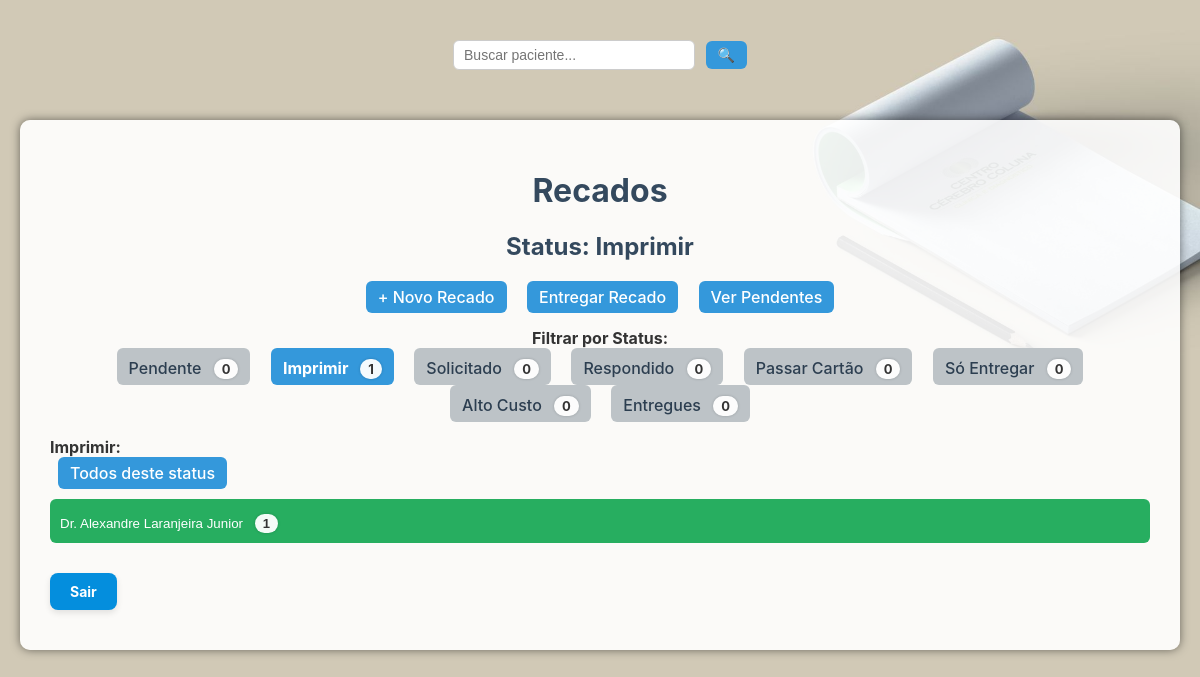
The page /listar?status=imprimir (signed in) on the database as committed earlier.
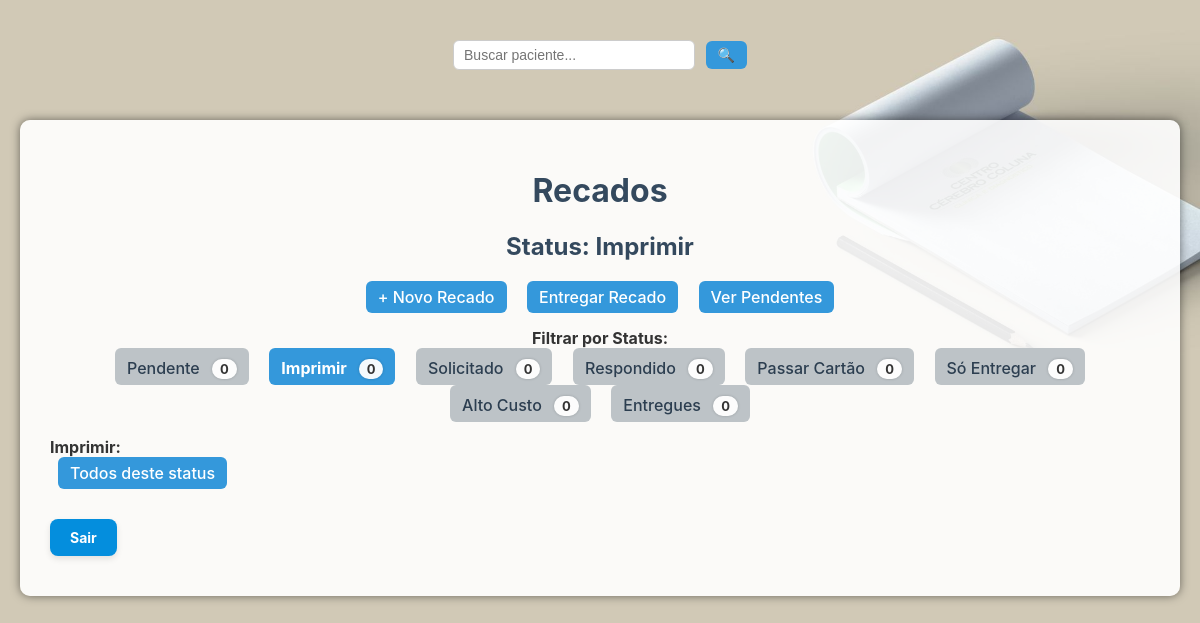
The same page on the database as committed later.
### tables this page shows
CREATE TABLE recados (
            id INTEGER PRIMARY KEY AUTOINCREMENT,
            medico TEXT NOT NULL,
            prioridade TEXT NOT NULL,
            nome_paciente TEXT NOT NULL,
            data_nascimento TEXT NOT NULL,
            telefone TEXT NOT NULL,
            convenio TEXT,
            descricao TEXT,
            status TEXT DEFAULT 'pendente',
            usuario TEXT NOT NULL,
            data_cadastro TEXT NOT NULL
        , finalizado_por TEXT);

### app.py (the view)
@app.route('/listar')
@login_requerido(['responsavel'])
def listar():
    status = request.args.get('status', 'pendente')
    busca = request.args.get('busca', '').strip()
    conexao = conectar_banco()
    cursor = conexao.cursor()
    if busca:
        cursor.execute(
            'SELECT * FROM recados WHERE status = ? AND nome_paciente LIKE ? ORDER BY medico, prioridade',
            (status, f'%{busca}%')
        )
    else:
        cursor.execute(
            'SELECT * FROM recados WHERE status = ? ORDER BY medico, data_cadastro',
            (status,)
        )
    recados = cursor.fetchall()
    cursor.execute('SELECT status, COUNT(*) as total FROM recados GROUP BY status')
    contagem_por_status = {row['status']: row['total'] for row in cursor.fetchall()}
    recados_por_medico = {}
    for recado in recados:
        medico = recado['medico']
        if medico not in recados_por_medico:
            recados_por_medico[medico] = []
        recados_por_medico[medico].append(recado)
    quantidades_por_medico = {
        medico: len(recados) for medico, recados in recados_por_medico.items()
    }
    cores_por_medico = {
        "Dr. Andre Salotto Rocha": "#3498db",
        "Dr. Fabiano Morais Nogueira": "#1abc9c",
        "Dr. Mario Jose Goes": "#3fdf0e",
        "Dr. Dionei Freitas de Morais": "#e67e22",
        "Dr. Felipe Oliveira Rodrigues": "#f546dd",
        "Dra. Raysa Moreira Aprigio": "#8e44ad",
        "Dr. Eduardo Carlos da Silva": "#e74c3c",
        "Dr. Lucas Crociati Meguins": "#16a085",
        "Dr. Sergio Luiz Ramin": "#f39c12",
        "Dr. Carlos Rocha": "#2c3e50",
        "Dr. Luis Fernando": "#141414",
        "Dr. Linoel Curado Valsechi": "#c0392b",
        "Dr. Ricardo Lourenço Caramanti": "#2980b9",
        "Dr. Alexandre Laranjeira Junior": "#27ae60",
        "Dr. Caique Alberto Dosualdo": "#d35400",
        "Dr. Demosthenes Santana": "#34495e",
        "Dr. Matheus Laurenti": "#0ef8c9"
    }
    conexao.close()
    return render_template(
        'listar.html',
        recados_por_medico=recados_por_medico,
        status=status,
        cores=cores_por_medico,
        quantidades_por_medico=quantidades_por_medico,
        contagem_por_status=contagem_por_status
    )

### app.py (called while the page is built)
def login_requerido(perfis_permitidos):
    def decorador(func):
        @wraps(func)
        def wrapper(*args, **kwargs):
            if 'usuario' not in session or session.get('perfil') not in perfis_permitidos:
                flash("Faça login para acessar essa página.", "warning")
                return redirect(url_for('login'))
            return func(*args, **kwargs)
        return wrapper
    return decorador

def conectar_banco():
    conexao = sqlite3.connect('recados.db')
    conexao.row_factory = sqlite3.Row
    return conexao

@app.template_filter('format_data')
def formatar_data_br(data_str):
    try:
        data_obj = datetime.strptime(data_str, '%Y-%m-%d %H:%M:%S')
        return data_obj.strftime('%d/%m/%Y')
    except:
        return data_str  # fallback caso a string esteja mal formatada

### templates/listar.html (shortened to what this page needs)
<!DOCTYPE html>
<html lang="pt-br">
  <head>
        <link rel="stylesheet" href="{{ url_for('static', filename='css/listar.css') }}">
    </head>
  <body class="fundo">
        <form action="{{ url_for('listar') }}" method="get" class="campo-busca">
            <input type="text" name="busca" placeholder="Buscar paciente..." value="{{ request.args.get('busca', '') }}">
            <button type="submit">🔍</button>
        </form>
        <div class="container">
        <h1>Recados</h1>
        <h2>Status:
            {% if status == 'entregue' %}Entregue
                {% else %}{{ status.replace('_', ' ')|capitalize }}
            {% endif %}
        </h2>
        <div class="menu">
            <a href="{{ url_for('cadastro_recado') }}">+ Novo Recado</a>
            <a href="{{ url_for('entregar_recado') }}">Entregar Recado</a>
            <a href="{{ url_for('listar', status='pendente') }}">Ver Pendentes</a>
        </div>
        <div class="status-filtro">
            <strong>Filtrar por Status:</strong><br />
            <a href="{{ url_for('listar', status='pendente') }}" class="{% if status == 'pendente' %}ativo pendente{% endif %}">
                Pendente
                <div class="badge-contador">{{ contagem_por_status.get('pendente', 0) }}</div>
            </a>
            <a href="{{ url_for('listar', status='imprimir') }}" class="{% if status == 'imprimir' %}ativo imprimir{% endif %}">
                Imprimir
                <div class="badge-contador">{{ contagem_por_status.get('imprimir', 0) }}</div>
            </a>
            <a href="{{ url_for('listar', status='solicitado_ao_medico') }}" class="{% if status == 'solicitado_ao_medico' %}ativo solicitado_ao_medico{% endif %}">
                Solicitado
                <div class="badge-contador">{{ contagem_por_status.get('solicitado_ao_medico', 0) }}</div>
            </a>
            <a href="{{ url_for('listar', status='respondido') }}" class="{% if status == 'respondido' %}ativo respondido{% endif %}">
                Respondido
                <div class="badge-contador">{{ contagem_por_status.get('respondido', 0) }}</div>
            </a>
            <a href="{{ url_for('listar', status='passar_cartao') }}" class="{% if status == 'passar_cartao' %}ativo passar_cartao{% endif %}">
                Passar Cartão
                <div class="badge-contador">{{ contagem_por_status.get('passar_cartao', 0) }}</div>
            </a>
            <a href="{{ url_for('listar', status='so_entregar') }}" class="{% if status == 'so_entregar' %}ativo so_entregar{% endif %}">
                Só Entregar
                <div class="badge-contador">{{ contagem_por_status.get('so_entregar', 0) }}</div>
            </a>
            <a href="{{ url_for('listar', status='alto_custo') }}" class="{% if status == 'alto_custo' %}ativo alto_custo{% endif %}">
                Alto Custo
                <div class="badge-contador">{{ contagem_por_status.get('alto_custo', 0) }}</div>
            </a>
            <a href="{{ url_for('listar', status='entregue') }}" class="{% if status == 'entregue' %}ativo finalizado{% endif %}">
                Entregues
                <div class="badge-contador">{{ contagem_por_status.get('entregue', 0) }}</div>
            </a>
        </div>
        <div class="imprimir-bloco">
            <strong>Imprimir:</strong><br />
            <a
            href="{{ url_for('imprimir', status=status) }}"
            target="_blank"
            class="btn-imprimir-status {{ status }}"
            >Todos deste status</a
            >
        </div>
        {% for medico, recados_medico in recados_por_medico.items() %}
            <button class="accordion" style="background-color: {{ cores.get(medico, '#3498db') }}">
                {{ medico }} <span class="badge-contador">{{ quantidades_por_medico[medico] }}</span>
            </button>
        {% endfor %}
        <div class="footer-links">
            <a href="{{ url_for('logout') }}" class="btn-sair">Sair</a>
        </div>
        </div>
  </body>
</html>

### static/css/listar.css (style rules this page uses)
body { font-family: "Inter", sans-serif; background-color: #f4f6f8; margin: 0; padding: 20px; color: #333; }
body.fundo { background: url("/static/Fundo_typeform.jpg") no-repeat center center fixed; background-size: cover; }
.container { background-color: rgba( 255, 255, 255, 0.9 ); max-width: 95%; margin: 50px auto; padding: 30px; border-radius: 10px; box-shadow: 0 0 10px rgba(0, 0, 0, 0.5); }
h1 { text-align: center; color: #34495e; }
h2 { text-align: center; color: #34495e; }
.menu, .status-filtro, .imprimir { text-align: center; margin: 15px 0; }
.menu a, .imprimir a { margin: 0 8px; padding: 6px 12px; color: #fff; background-color: #3498db; text-decoration: none; border-radius: 6px; display: inline-block; font-weight: 500; transition: background-color 0.3s; }
.status-filtro a { margin: 0 8px; padding: 6px 12px; text-decoration: none; border-radius: 6px; display: inline-block; font-weight: 500; background-color: #bdc3c7; color: #2c3e50; transition: background-color 0.3s; }
.status-filtro a.ativo.imprimir { background-color: #3498db; }
.imprimir-bloco a { margin: 0 8px; padding: 6px 12px; color: #fff; background-color: #3498db; text-decoration: none; border-radius: 6px; display: inline-block; font-weight: 500; transition: background-color 0.3s; }
.imprimir { background-color: #3498db; }
.btn-imprimir-status { padding: 6px 12px; color: white; text-decoration: none; border-radius: 6px; font-weight: bold; margin: 8px; display: inline-block; }
.status-filtro a.ativo { font-weight: bold; color: white; border-radius: 6px; padding: 6px 12px; text-decoration: none; }
.campo-busca { text-align: center; margin: 20px 0; }
.campo-busca input[type="text"] { padding: 6px 10px; width: 220px; border: 1px solid #ccc; border-radius: 6px; font-size: 14px; }
.campo-busca button { padding: 6px 12px; background-color: #3498db; color: white; border: none; border-radius: 6px; margin-left: 6px; cursor: pointer; font-size: 14px; }
.badge-contador { background-color: rgba(255, 255, 255, 0.95); color: #333; padding: 2px 8px; margin-left: 8px; border-radius: 12px; font-size: 13px; font-weight: bold; box-shadow: 0 0 3px rgba(0, 0, 0, 0.2); }
.btn-sair { display: inline-block; margin: 30px auto 10px; padding: 10px 20px; font-size: 14px; font-weight: bold; color: white; background-color: #048edd; border: none; border-radius: 8px; text-decoration: none; transition: background-color 0.3s ease; box-shadow: 0 3px 6px rgba(0, 0, 0, 0.1); }
.badge-contador { background-color: rgba(255, 255, 255, 0.95); color: #333; padding: 2px 8px; margin-top: 5px; border-radius: 12px; font-size: 13px; font-weight: bold; box-shadow: 0 0 3px rgba(0, 0, 0, 0.2); display: inline-block; }

Rows that differ between the two databases and show on the page:
removed recados: replace "Imprimir", medico "Dr. Alexandre Laranjeira Junior", medico "1"
Other text that changed with them:
{{ status.replace('_', ' ')|capitalize }}: (not shown) → "Imprimir"
{{ contagem_por_status.get('imprimir', 0) }}: "1" → "0"
